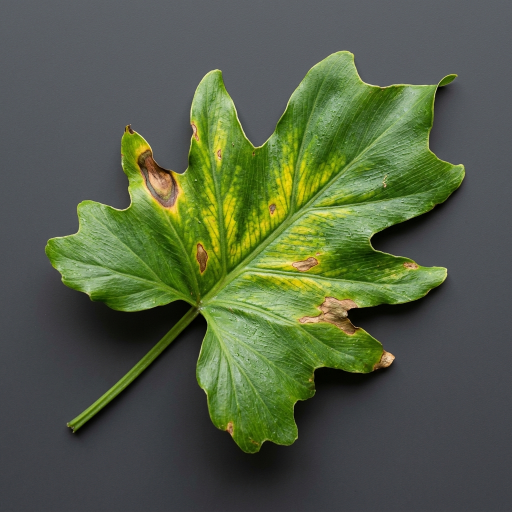
#> input picture plant.jpg, 1024 x 1024 px (shown at 1/2 size)
$ python plant_monitor.py
#> lines starting #> are read from the running program, lines starting #| are printed output that depends on the picture; after the words box and inside, x2 and y2 are one past the last pixel; in counts of white or black regions, pixels touching at a corner belong together
import cv2
import argparse
import json
import os
import sys

def main():
    parser = argparse.ArgumentParser(description="TerraSight AI - Plant Health Monitor CLI Tool")
    parser.add_argument("-i", "--image", type=str, default="plant.jpg", help="Path to input plant image")
    parser.add_argument("-s", "--save", type=str, default=None, help="Path to save the analyzed result image")
    parser.add_argument("-m", "--save-mask", type=str, default=None, help="Path to save the generated green mask")
    parser.add_argument("-j", "--json", action="store_true", help="Output results in JSON format")
    parser.add_argument("--headless", action="store_true", help="Run without showing GUI display windows")
    parser.add_argument("--lower", type=int, nargs=3, default=[25, 40, 40], help="Lower HSV bound for green color detection (H S V)")
    parser.add_argument("--upper", type=int, nargs=3, default=[90, 255, 255], help="Upper HSV bound for green color detection (H S V)")

    args = parser.parse_args()

    # Verify image file exists
    if not os.path.exists(args.image):
        error_msg = f"Error: Image file '{args.image}' not found."
        if args.json:
            print(json.dumps({"error": error_msg}))
        else:
            print(error_msg, file=sys.stderr)
        sys.exit(1)

    # Read image
    image = cv2.imread(args.image)
#> image is the input picture: shape (1024, 1024, 3); mean B, G, R 69, 94.7, 83.1
    if image is None:
        error_msg = f"Error: Failed to load image '{args.image}'. It may be corrupted or in an unsupported format."
        if args.json:
            print(json.dumps({"error": error_msg}))
        else:
            print(error_msg, file=sys.stderr)
        sys.exit(1)

    # Resize for standard processing & display size
    h, w = image.shape[:2]
#> h = 1024; w = 1024
    aspect_ratio = w / h
#> aspect_ratio = 1
    target_width = 400
    target_height = int(target_width / aspect_ratio)
#> target_height = 400
    processed_img = cv2.resize(image, (target_width, target_height))
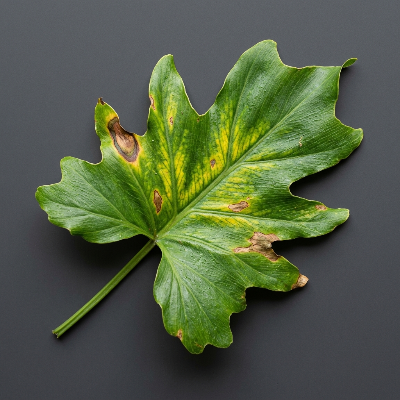
#> processed_img: shape (400, 400, 3); mean B, G, R 68.8, 94.5, 83

    # Convert to HSV
    hsv = cv2.cvtColor(processed_img, cv2.COLOR_BGR2HSV)
#> hsv: shape (400, 400, 3); mean H, S, V 82.1, 73.6, 97.9

    # Parse bounds
    lower_green = tuple(args.lower)
    upper_green = tuple(args.upper)

    # Mask green areas
    mask = cv2.inRange(hsv, lower_green, upper_green)
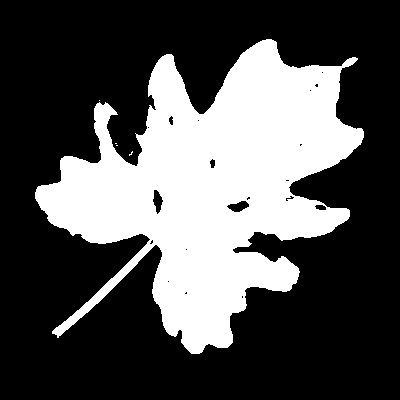
#> mask: shape (400, 400); 32.1% white; 5 white regions (4 under 20 px), largest, box (x1, y1, x2, y2) and area: (35, 39, 364, 354) 51387

    # Calculate percentage of green
    green_pixels = cv2.countNonZero(mask)
#> green_pixels = 51400
    total_pixels = processed_img.shape[0] * processed_img.shape[1]
#> total_pixels = 160000
    green_ratio = green_pixels / total_pixels
#> green_ratio = 0.321

    # Determine plant health status based on green ratio (standard threshold: 50% green)
    if green_ratio > 0.5:
        status = "Healthy Plant"
        color = (0, 255, 0) # Green text for healthy
    else:
        status = "Unhealthy Plant"
        color = (0, 0, 255) # Red text for unhealthy

    # Create copy of processed image to draw overlay on
    overlay_img = processed_img.copy()
    cv2.putText(overlay_img, f"{status} ({green_ratio*100:.1f}%)", (15, 30),
                cv2.FONT_HERSHEY_SIMPLEX, 0.7, color, 2, cv2.LINE_AA)
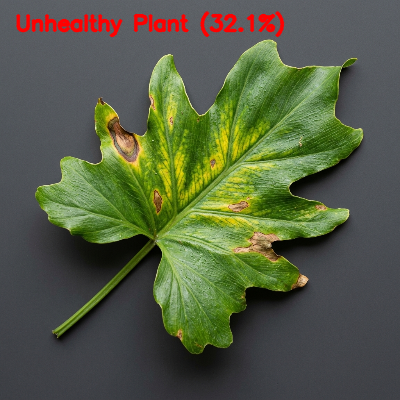
#> overlay_img: shape (400, 400, 3); 2.04% of pixels changed, all inside (x1, y1, x2, y2) = (15, 11, 285, 38)

    # Prepare outputs
    results = {
        "input_image": args.image,
        "width": w,
        "height": h,
        "green_pixels": green_pixels,
        "total_pixels": total_pixels,
        "green_ratio": round(green_ratio, 4),
        "green_percentage": round(green_ratio * 100, 2),
        "status": status,
        "lower_threshold": list(lower_green),
        "upper_threshold": list(upper_green)
    }

    if args.json:
        print(json.dumps(results, indent=2))
    else:
        print("====== TerraSight AI Analysis Report ======")
        print(f"File Analysed: {args.image}")
        print(f"Dimensions: {w}x{h}")
#| Dimensions: 1024x1024
        print(f"Green Ratio  : {green_ratio*100:.2f}%")
#| Green Ratio  : 32.12%
        print(f"Verdict      : {status}")
        print("===========================================")

    # Save files if requested
    if args.save:
        cv2.imwrite(args.save, overlay_img)
    if args.save_mask:
        cv2.imwrite(args.save_mask, mask)

    # Show GUI windows if not headless
    if not args.headless:
        cv2.imshow("TerraSight AI - Analysis Overlay", overlay_img)
        cv2.imshow("TerraSight AI - Green Mask", mask)
        print("Press any key in the OpenCV windows to exit...")
        cv2.waitKey(0)
        cv2.destroyAllWindows()

if __name__ == "__main__":
    main()
